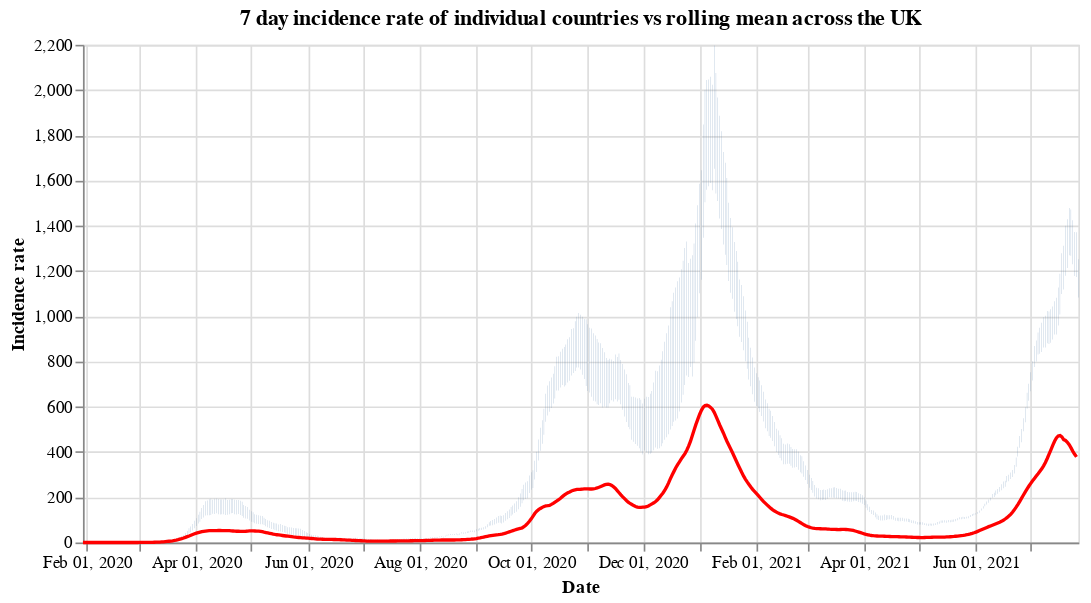

The code cell stored with this chart in its notebook:
### Code cell
#collapse
countries = uk_cases['areaName'].unique()
countries.sort()

selection = alt.selection_single(
    name='Select',
    fields=['areaName'],
    init={'areaName': 'Wales'},
    bind={'areaName': alt.binding_select(options=countries)}
)

# scatter plot, modify opacity based on selection
bars = alt.Chart(uk_cases).mark_bar().add_selection(
    selection
).encode(
    x=alt.X("yearmonthdate(date):T", axis=alt.Axis(title='Date')),
    y=alt.Y("weeklyCasesRate:Q", axis=alt.Axis(title='Incidence rate')),
    tooltip='weeklyCasesRate:Q',
    opacity=alt.condition(selection, alt.value(1), alt.value(0))
).properties(title=f'7 day incidence rate of individual countries vs rolling mean across the UK', width=600)

line = alt.Chart(overview_cases).mark_line(
    color='red',
    size=2,
).transform_window(
    rolling_mean='mean(weeklyCasesRate)',
    frame=[0, 7]
).encode(
    x='yearmonthdate(date):T',
    y='rolling_mean:Q'
)

alt.layer(bars, line)

### Figure 1 — Vega-Lite specification as saved in the notebook (floating-point values rounded to 4 significant figures; data arrays with more than 128 entries replaced by an {"elided": "..."} marker saying what was removed)
{"config": {"view": {"continuousWidth": 400, "continuousHeight": 300}}, "layer": [{"data": {"name": "data-b752a452e783b3dbaf45a2213710a9f4"}, "mark": "bar", "encoding": {"opacity": {"condition": {"value": 1, "selection": "Select"}, "value": 0}, "tooltip": {"type": "quantitative", "field": "weeklyCasesRate"}, "x": {"type": "temporal", "axis": {"title": "Date"}, "field": "date", "timeUnit": "yearmonthdate"}, "y": {"type": "quantitative", "axis": {"title": "Incidence rate"}, "field": "weeklyCasesRate"}}, "selection": {"Select": {"type": "single", "fields": ["areaName"], "init": {"areaName": "Wales"}, "bind": {"areaName": {"input": "select", "options": ["England", "Northern Ireland", "Scotland", "Wales"]}}}}, "title": "7 day incidence rate of individual countries vs rolling mean across the UK", "width": 600}, {"data": {"name": "data-57686550f50d74d3a9e94ea82fe6d8ec"}, "mark": {"type": "line", "color": "red", "size": 2}, "encoding": {"x": {"type": "temporal", "field": "date", "timeUnit": "yearmonthdate"}, "y": {"type": "quantitative", "field": "rolling_mean"}}, "transform": [{"window": [{"op": "mean", "field": "weeklyCasesRate", "as": "rolling_mean"}], "frame": [0, 7]}]}], "$schema": "https://vega.github.io/schema/vega-lite/v4.8.1.json", "datasets": {"data-b752a452e783b3dbaf45a2213710a9f4": {"elided": "2084 records"}, "data-57686550f50d74d3a9e94ea82fe6d8ec": {"elided": "544 records"}}}
